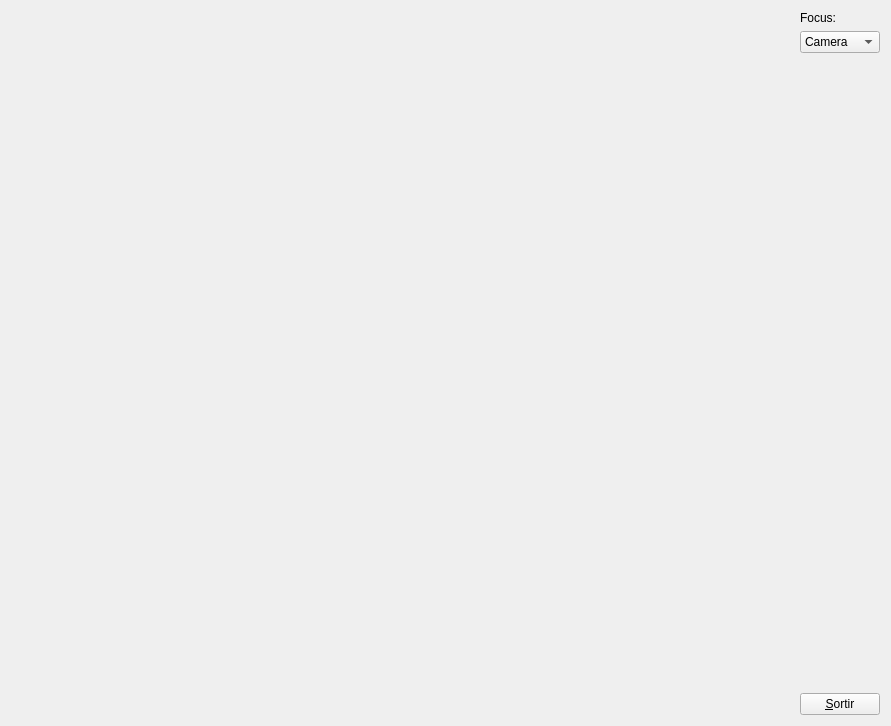
<?xml version="1.0" encoding="UTF-8"?>
<ui version="4.0">
 <class>MyForm</class>
 <widget class="QWidget" name="MyForm">
  <property name="geometry">
   <rect>
    <x>0</x>
    <y>0</y>
    <width>891</width>
    <height>726</height>
   </rect>
  </property>
  <property name="windowTitle">
   <string>IDI-Lab</string>
  </property>
  <layout class="QHBoxLayout" name="horizontalLayout">
   <item>
    <widget class="MyGLWidget" name="widget" native="true">
     <property name="sizePolicy">
      <sizepolicy hsizetype="Expanding" vsizetype="Expanding">
       <horstretch>0</horstretch>
       <verstretch>0</verstretch>
      </sizepolicy>
     </property>
    </widget>
   </item>
   <item>
    <layout class="QVBoxLayout" name="verticalLayout">
     <item>
      <widget class="QLabel" name="label">
       <property name="text">
        <string>Focus:</string>
       </property>
      </widget>
     </item>
     <item>
      <widget class="QComboBox" name="comboBox">
       <property name="editable">
        <bool>false</bool>
       </property>
       <property name="currentText">
        <string>Camera</string>
       </property>
       <item>
        <property name="text">
         <string>Camera</string>
        </property>
       </item>
       <item>
        <property name="text">
         <string>Patricio</string>
        </property>
       </item>
       <item>
        <property name="text">
         <string>Arbre</string>
        </property>
       </item>
      </widget>
     </item>
     <item>
      <spacer name="verticalSpacer">
       <property name="orientation">
        <enum>Qt::Vertical</enum>
       </property>
       <property name="sizeHint" stdset="0">
        <size>
         <width>20</width>
         <height>40</height>
        </size>
       </property>
      </spacer>
     </item>
     <item>
      <widget class="QPushButton" name="pushButton">
       <property name="sizePolicy">
        <sizepolicy hsizetype="Fixed" vsizetype="Fixed">
         <horstretch>0</horstretch>
         <verstretch>0</verstretch>
        </sizepolicy>
       </property>
       <property name="text">
        <string>&amp;Sortir</string>
       </property>
      </widget>
     </item>
    </layout>
   </item>
  </layout>
 </widget>
 <customwidgets>
  <customwidget>
   <class>MyGLWidget</class>
   <extends>QWidget</extends>
   <header>MyGLWidget.h</header>
   <container>1</container>
   <slots>
    <signal>enviaOpcio(int)</signal>
    <signal>focusCameraSeleccionada()</signal>
    <signal>focusPatricioSeleccionat()</signal>
    <signal>focusArbreSeleccionat()</signal>
    <slot>tractaOpcio(QString)</slot>
    <slot>focusCamera()</slot>
    <slot>focusPatricio()</slot>
    <slot>focusArbre()</slot>
   </slots>
  </customwidget>
 </customwidgets>
 <resources/>
 <connections>
  <connection>
   <sender>pushButton</sender>
   <signal>clicked()</signal>
   <receiver>MyForm</receiver>
   <slot>close()</slot>
   <hints>
    <hint type="sourcelabel">
     <x>866</x>
     <y>718</y>
    </hint>
    <hint type="destinationlabel">
     <x>839</x>
     <y>529</y>
    </hint>
   </hints>
  </connection>
  <connection>
   <sender>comboBox</sender>
   <signal>activated(QString)</signal>
   <receiver>widget</receiver>
   <slot>tractaOpcio(QString)</slot>
   <hints>
    <hint type="sourcelabel">
     <x>880</x>
     <y>54</y>
    </hint>
    <hint type="destinationlabel">
     <x>771</x>
     <y>236</y>
    </hint>
   </hints>
  </connection>
  <connection>
   <sender>widget</sender>
   <signal>enviaOpcio(int)</signal>
   <receiver>comboBox</receiver>
   <slot>setCurrentIndex(int)</slot>
   <hints>
    <hint type="sourcelabel">
     <x>740</x>
     <y>110</y>
    </hint>
    <hint type="destinationlabel">
     <x>834</x>
     <y>50</y>
    </hint>
   </hints>
  </connection>
 </connections>
</ui>
